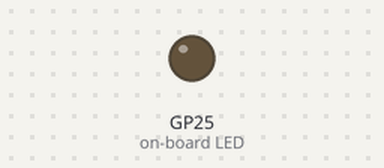
Simulated run of this program. Board: Raspberry Pi Pico running MicroPython. Parts: output pins drawn as LEDs (lit = HIGH).

Above: at 0.1 s.
At 39.25 s:
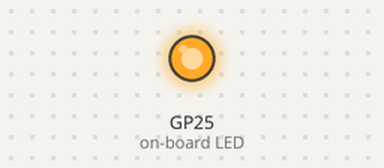
Timing chart, 0 to 40.0 s (numbered marks = the images above):
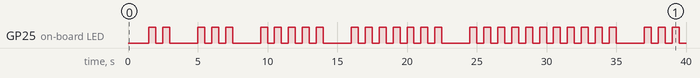

Measured:
- by itself, GP25 (on-board LED): LOW → HIGH at 1.5 s, → LOW 0.50 s later, → HIGH 0.50 s later, → LOW 0.50 s later, … (62 changes in this stretch)

The program:

blink_primes_rpipico.py
```python
# (licence header left out)
# 2021-11-18 blink_primes.py

# Flash the first 100 prime numbers through the RPi Pico's on-board LED


import machine

PRIMES = [2, 3, 5, 7, 11, 13, 17, 19, 23, 29, 31, 37, 41, 43, 47, 53, 59, 61, 67, 71, 73, 79, 83, 89, 97]

class Blinker():

  def __init__(self, freq, pin):

    self._i1 = 0
    self._i2 = 0
    self._buffer = []

    self._set()

    self._pin = machine.Pin(pin, machine.Pin.OUT)
    self._timer = machine.Timer(freq = freq, mode = machine.Timer.PERIODIC, callback = lambda a: Blinker.on_tick(self))


  def _next(self):

    out = self._buffer[self._i2]

    self._i2 = self._i2 + 1

    if self._i2 >= len(self._buffer):

      self._i1 = self._i1 + 1
      self._i2 = 0

      if self._i1 >= len(PRIMES):
        self._i1 = 0
        self._i2 = 0

      self._set()

    return out


  def _set(self):

    self._buffer = [False] + (([False] + [True]) * PRIMES[self._i1]) + [False, False]


  def _on_tick(self):

    self._pin.value(1 if self._next() else 0)


  def on_tick(blinker):

    blinker._on_tick()

  on_tick = staticmethod(on_tick)


# main

timer = Blinker(2, 25)
```
